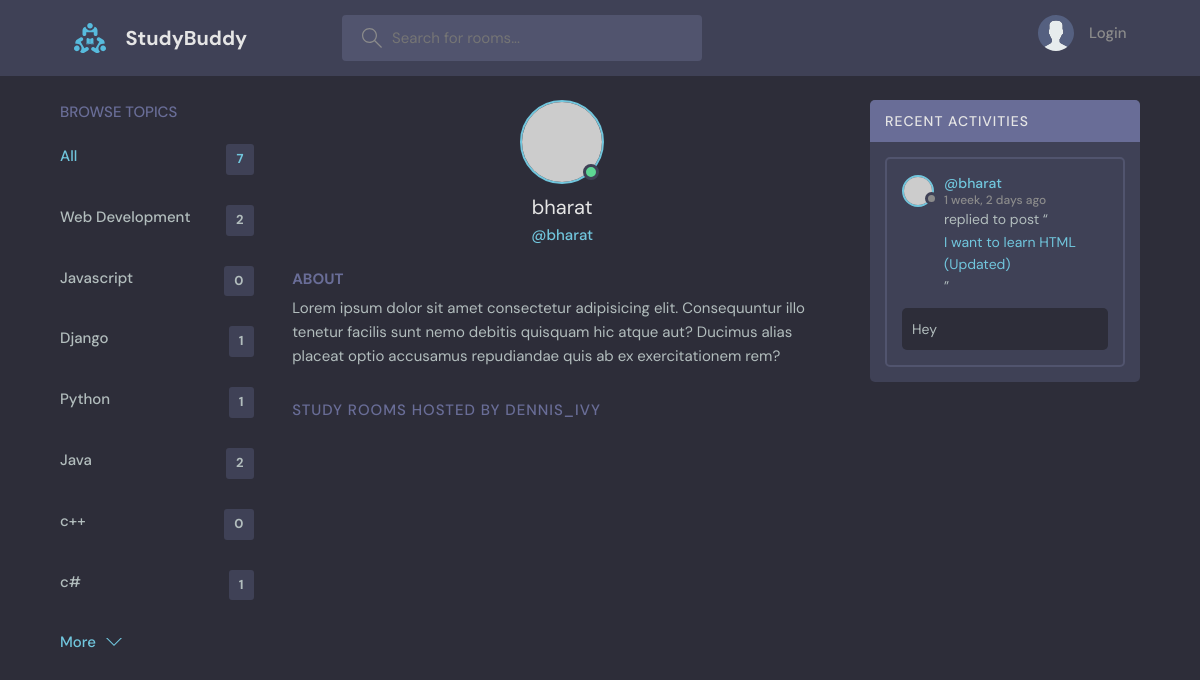
The page /profile/4/ on the database its author committed.
### base/models.py (models this page shows, shortened)
class Topic(models.Model):
    name = models.CharField(max_length=200)

class Message(models.Model):
    user = models.ForeignKey(User, on_delete=models.CASCADE)
    room = models.ForeignKey(Room, on_delete=models.CASCADE)
    body = models.TextField()
    updated = models.DateTimeField(auto_now=True)
    created = models.DateTimeField(auto_now_add=True)
    class Meta:
        ordering = ['-updated', '-created']

class Room(models.Model):
    host = models.ForeignKey(User, on_delete=models.SET_NULL, null=True)
    topic = models.ForeignKey(Topic, on_delete=models.SET_NULL, null=True)
    name = models.CharField(max_length=200)
    description = models.TextField(null = True, blank = True)
    participants = models.ManyToManyField(User, related_name='participants', blank = True)
    updated = models.DateTimeField(auto_now=True)
    created = models.DateTimeField(auto_now_add=True)
    class Meta:
        ordering = ['-updated', '-created']
    def __str__(self):
        return self.name

### base/views.py (the view)
# urls.py: path('profile/<str:pk>/', views.userProfile, name='user-profile'),
def userProfile(request, pk):
    user = User.objects.get(id=pk)
    rooms = user.room_set.all()
    room_message = user.message_set.all()
    topic = Topic.objects.all()
    context = {'user':user, 'rooms':rooms, 'room_messages':room_message, 'topic':topic}
    return render(request, 'base/profile.html', context)

### base/templates/base/profile.html (shortened to what this page needs)
{% extends 'main.html' %}
{% block content %}
  <main class="profile-page layout layout--3">
    <div class="container">
      {% include 'base/topic_components.html' %}
      <div class="roomList">
        <div class="profile">
          <div class="profile__avatar">
            <div class="avatar avatar--large active">
              <img src="https://randomuser.me/api/portraits/men/11.jpg" />
            </div>
          </div>
          <div class="profile__info">
            <h3>{{user.username}}</h3>
            <p>@{{user.username}}</p>
          </div>
          <div class="profile__about">
            <h3>About</h3>
            <p>
              Lorem ipsum dolor sit amet consectetur adipisicing elit. Consequuntur illo tenetur
              facilis sunt nemo debitis quisquam hic atque aut? Ducimus alias placeat optio
              accusamus repudiandae quis ab ex exercitationem rem?
            </p>
          </div>
        </div>
        <div class="roomList__header">
          <div>
            <h2>Study Rooms Hosted by dennis_ivy</a>
            </h2>
          </div>
        </div>
      </div>
      {% include 'base/activity_component.html' %}
    </div>
  </main>
{% endblock content %}

### base/templates/base/topic_components.html
<div class="topics">
  <div class="topics__header">
    <h2>Browse Topics</h2>
  </div>
  <ul class="topics__list">
    <li>
      <a href="{% url 'home' %}" class="active">All <span>{{topic.count}}</span></a>
    </li>
      {% for topic in topic %}
    <li>
      <a href="{%url 'home' %}?q={{topic.name}}">{{topic.name}} <span>{{topic.room_set.all.count}}</span></a>
    </li>
      {% endfor %}
  </ul>
  <a class="btn btn--link" href="topics.html">
    More
    <svg version="1.1" xmlns="http://www.w3.org/2000/svg" width="32" height="32" viewBox="0 0 32 32">
      <title>chevron-down</title>
      <path d="M16 21l-13-13h-3l16 16 16-16h-3l-13 13z"></path>
    </svg>
  </a>
</div>

### base/templates/base/activity_component.html (shortened to what this page needs)
<div class="activities">
      <div class="activities__header">
        <h2>Recent Activities</h2>
      </div>
    {% for message in room_messages %}
      <div class="activities__box">
        <div class="activities__boxHeader roomListRoom__header">
          <a href="{% url 'user-profile' message.user.id %}" class="roomListRoom__author">
            <div class="avatar avatar--small">
              <img src="https://randomuser.me/api/portraits/women/11.jpg" />
            </div>
            <p>
              @{{message.user}}
              <span>{{message.created|timesince}} ago</span>
            </p>
          </a>
        </div>
        <div class="activities__boxContent">
          <p>replied to post “<a href="{% url 'room' message.room.id %}">{{message.room}}</a>”</p>
          <div class="activities__boxRoomContent">
          {{message.body}}
          </div>
        </div>
      </div>
    {% endfor %}
    </div>

### rows shown on the page
Topic: name "Web Development", room_set.all.count "2"
Topic: name "Javascript", room_set.all.count "0"
Topic: name "Django", room_set.all.count "1"
Topic: name "Python", room_set.all.count "1"
Topic: name "Java", room_set.all.count "2"
Topic: name "c++", room_set.all.count "0"
Topic: name "c#", room_set.all.count "1"
Message: user "bharat", created "1 week, 2 days", room "I want to learn HTML (Updated)", body "Hey"

### other values the page prints
{{ topic.count }} "7"
{{ user.username }} "bharat"
